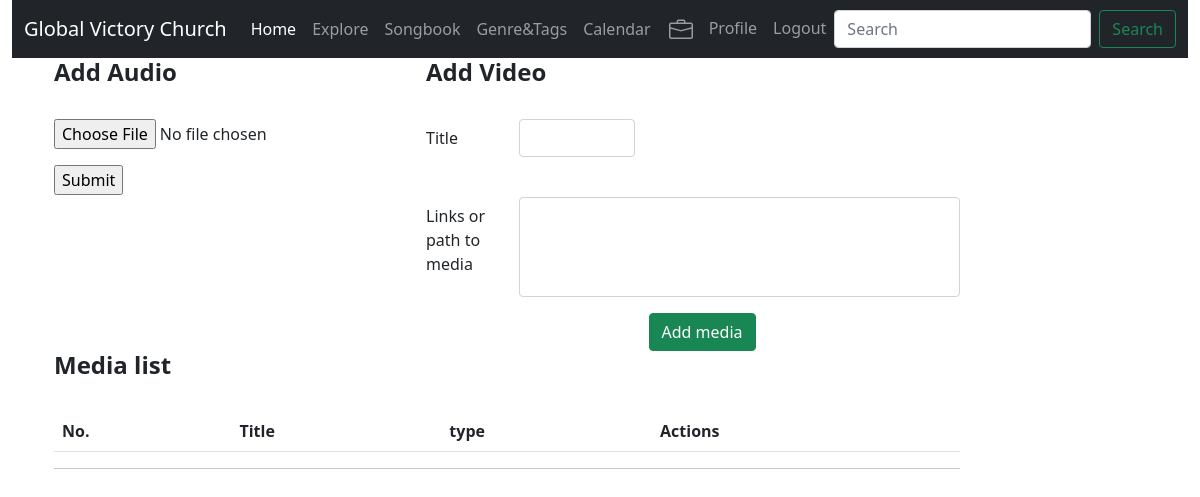
The page /manage_media?id=1 (signed in) on the database as committed earlier.
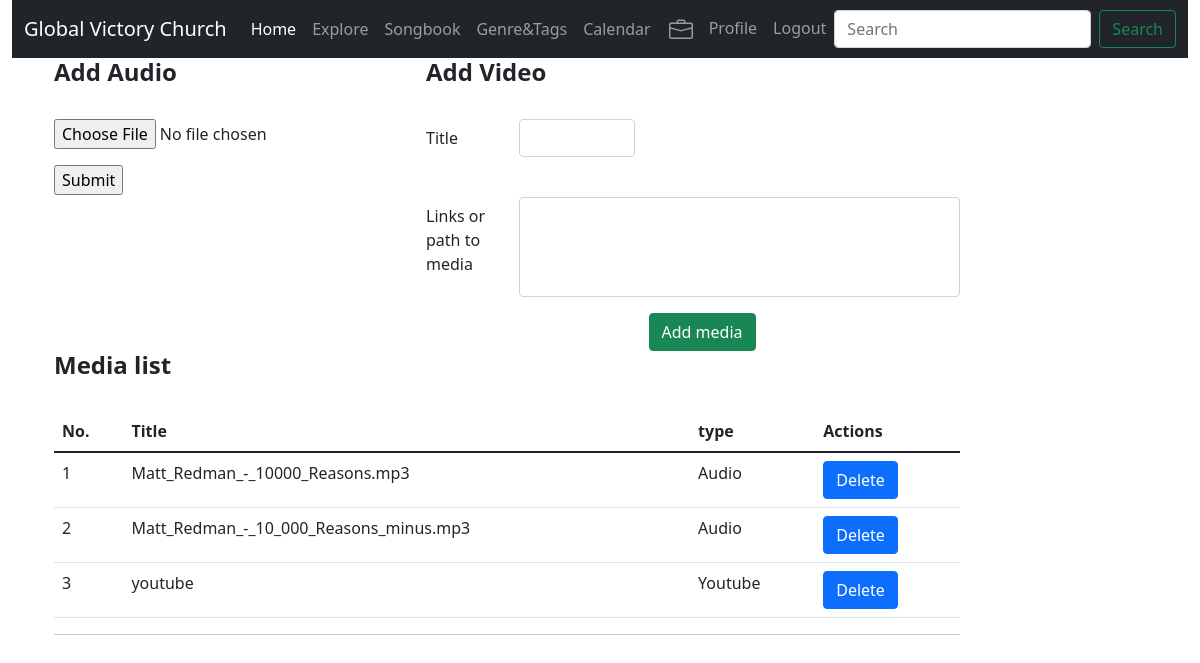
The same page on the database as committed later.
### app/models.py (models this page shows)
class Mlinks(db.Model): # this table will have M-M relationship with Song Table
    id  = db.Column(db.Integer, primary_key=True)
    filename = db.Column(db.String(255), index=True)
    mtype = db.Column(db.Integer)
    murl = db.Column(db.String)

### app/routes.py (the view, shortened to what this page needs)
@app.route('/manage_media', methods=['GET', 'POST'])
@login_required
def manage_media():
    id = request.args.get('id', type=int)
    song = Song.query.get_or_404(id)
    media = song.media.all()
    video_form = AddMedia()
    delete_form = EmptyForm()
    types = ['', 'Youtube', 'Audio', 'Images', 'Other']
    return render_template('manage_media.html', video_form=video_form, delete_form=delete_form, song=song, media=media, types=types)

### app/forms.py
class AddMedia(FlaskForm):
    name = StringField('Title')
    mtype = SelectField('Type of Media', coerce=int, choices=[(1, 'Youtube'), (2, 'mp3'), (3, 'Pictures'), (4, 'Other')])
    murl = StringField('Links or path to media')
    submit = SubmitField('Add media')

class EmptyForm(FlaskForm):
    submit = SubmitField('Submit')

### _issues/routes.py (called while the page is built)
@app.before_request
def before_request():
    if current_user.is_authenticated:
        current_user.last_seen = datetime.utcnow()
        db.session.commit()

### app/models.py (called while the page is built)
@login.user_loader
def load_user(id):
    return User.query.get(int(id)) #flask-login passes id as string, thus converted to int.

### app/routes.py (called while the page is built)
@app.before_request
def before_request():
    if current_user.is_authenticated:
        current_user.last_seen = datetime.utcnow()
        db.session.commit()

### app/templates/manage_media.html (shortened to what this page needs)
{% extends "base.html" %}
{% block app_content %}
<div class="container">
  <div class="row">
    <div class="col-4"><h4><strong>Add Audio</strong></h4><br>
	<form method="post" action="{{ url_for('.upload_audio', id=song.id, mtype=2) }}" enctype="multipart/form-data">
	  <form method="POST" action="" enctype="multipart/form-data">
      <p><input type="file" name="file"></p>
      <p><input type="submit" value="Submit"></p>
	</form>
	</div>
    <div class="col-6"><h4><strong>Add Video</strong></h4><br>
		<form class="form-floating needs-validation" method="post" novalidate>
			<div class="row mb-3">
				{{ video_form.name.label(class_='col-sm-2 col-form-label') }}
				<div class="col-3">
				{{ video_form.name(class='form-control', style='min-width: 100%') }}<br>
				</div>
			</div>
			<div class="row mb-3">
				{{ video_form.murl.label(class_='col-sm-2 col-form-label') }}
				<div class="col-10">
				{{ video_form.murl(class='form-control', style='min-width: 100%', style='height: 100px') }}
				</div>
			</div>
			<div class="d-grid gap-2 col-2 mx-auto">
			{{ video_form.submit(class="btn btn-success") }}
			</div>
		</form>
	</div>
    <div class="col-10"><h4><strong>Media list</strong></h4><br>
	<table class="table table-hover">
			<thead>
			  <tr>
				 <th>No.</th>
				 <th>Title</th>
				 <th>type</th>
				 <th>Actions</th>
			  </tr>
			</thead>
			<tbody>
			{% for m in media %}
				<tr valign="top">
					<td>{{ m.id }}</td>
					<td>{{ m.filename }}</td>
					<td>{{ types[m.mtype] }}</td>
					<td><form action="{{ url_for('.delete_file', id=song.id, mlinkid=m.id) }}" method="post">
						{{ delete_form.submit(class_='btn btn-primary', value='Delete') }}
					</form></td>
				</tr>
			{% endfor %}
			</tbody>
			</table>
    <hr>
   </div>
   </div>
</div>
{% endblock %}

### app/templates/base.html (shortened to what this page needs)
<!DOCTYPE html>
<html>
<head>
  	<link rel="stylesheet" href="{{ url_for('static', filename='css/bootstrap.min.css') }}">
</head>
<body>
    <div class="container-xxl sticky-top">
		<nav class="navbar navbar-expand-lg navbar-dark bg-dark">
			<div class="container-fluid">
				 <a class="navbar-brand" href="{{ url_for('index') }}">Global Victory Church</a>
				<div class="collapse navbar-collapse" id="navbarSupportedContent">
					<ul class="navbar-nav me-auto mb-2 mb-lg-0">
						<li class="nav-item">
							<a class="nav-link active" aria-current="page" href="{{ url_for('index') }}">Home</a>
						</li>
						<li class="nav-item">
							<a class="nav-link" href="{{ url_for('explore') }}">Explore</a></li>
						<li class="nav-item"><a class="nav-link" href="{{ url_for('songbook') }}">Songbook</a></li>
						<li class="nav-item"><a class="nav-link" href="{{ url_for('tag_list') }}">Genre&Tags</a></li>
						<li class="nav-item"><a class="nav-link" href="{{ url_for('calendar') }}">Calendar</a></li>
					</ul>
					<ul class="nav navbar-nav navbar-right">
						{% if current_user.is_anonymous %}
						<li class="nav-item"><a class="nav-link" href="{{ url_for('login') }}">Login</a></li>
						<li class="nav-item"><a class="nav-link disabled">Profile</a></li>
						{% else %}
						<li class="nav-item position-relative">
						<a class="nav-link" href="{{url_for('cart', username=current_user.username)}}">
						</li>
						<li class="nav-item"><a class="nav-link" href="{{ url_for('user', username=current_user.username) }}">Profile</a></li>
						<li class="nav-item"><a class="nav-link" href="{{ url_for('logout') }}">Logout</a></li>
						{% endif %}
					</ul>
					<form class="d-flex">
						<input class="form-control me-2" type="search" placeholder="Search" aria-label="Search">
						<button class="btn btn-outline-success" type="submit">Search</button>
					</form>
				</div>
			</div>
		</nav>
	</div>
	<div class="container-xxl">
{% block content %}
    <div class="container">
        {% block app_content %}{% endblock %}
    </div>
{% endblock %}
	</div>
</body>
</html>

Rows that differ between the two databases and show on the page:
added Mlinks: id "1", filename "Matt_Redman_-_10000_Reasons.mp3", mtype "Audio"
added Mlinks: id "2", filename "Matt_Redman_-_10_000_Reasons_minus.mp3", mtype "Audio"
added Mlinks: id "3", filename "youtube", mtype "Youtube"
